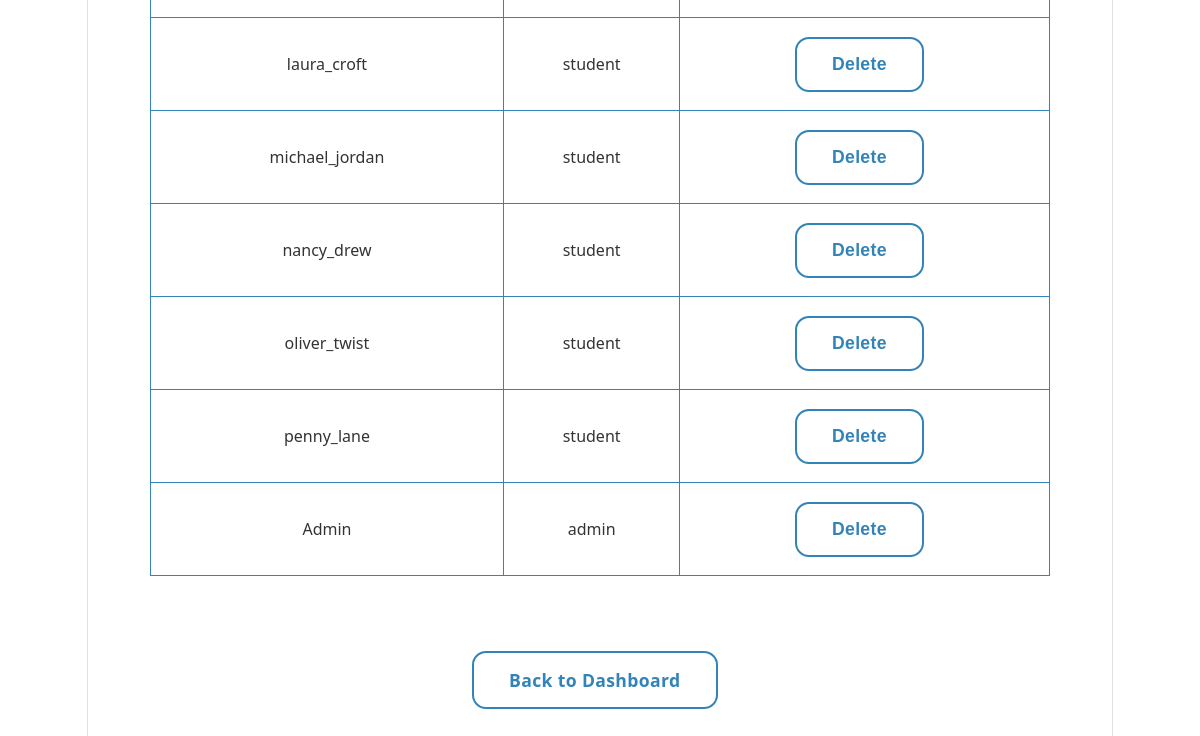
/manage_users (signed in, lower part), run on an earlier commit of the app's database.
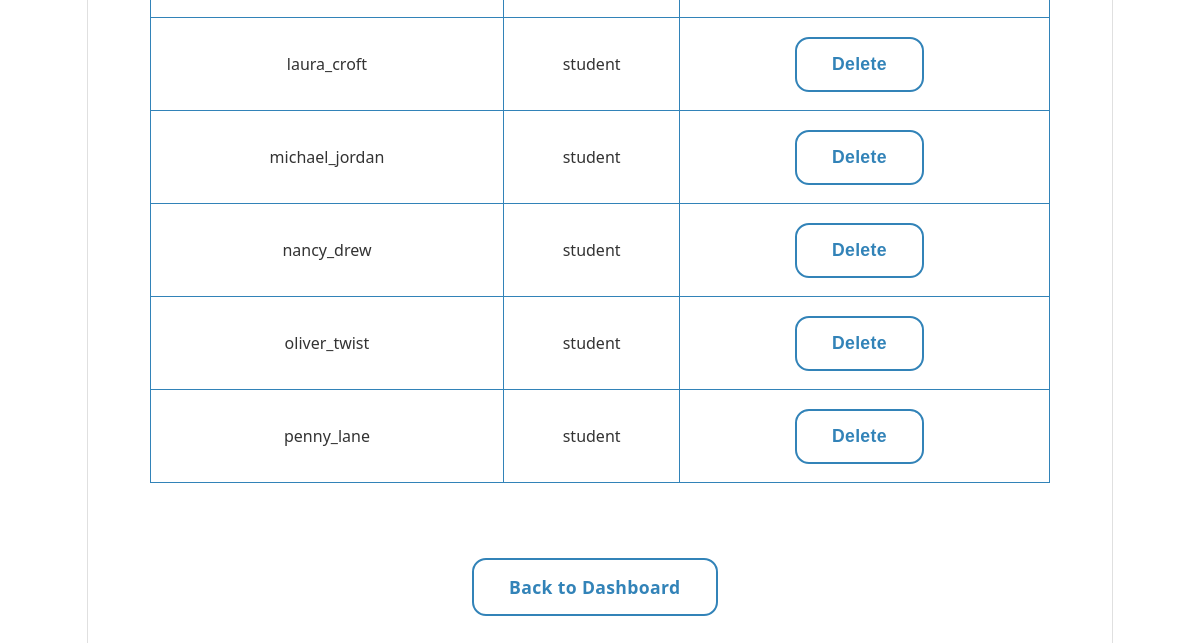
And on a later commit of the database.
### tables this page shows
CREATE TABLE users (
    id INTEGER PRIMARY KEY,
    username TEXT UNIQUE,
    password TEXT,
    role TEXT
);

### app.py (the view, shortened to what this page needs)
@app.route('/manage_users', methods=['GET','POST'])
def manage_users():
    if not is_admin():
        return redirect(url_for('login'))
    conn = get_db()
    cur = conn.cursor()
    cur.execute("SELECT * FROM users")
    cur.execute("SELECT * FROM users")
    users = cur.fetchall()
    cur.execute("SELECT id, name FROM subjects")
    subjects = cur.fetchall()
    cur.execute('''SELECT enrollments.user_id, enrollments.subject_id
                   FROM enrollments''')
    enrollments = cur.fetchall()
    return render_template('manage_users.html',
                         users=users,
                         subjects=subjects,
                         enrollments=enrollments)

### app.py (called while the page is built)
def is_admin():
    return session.get('role') == 'admin'

### templates/manage_users.html (shortened to what this page needs)
<!DOCTYPE html>
<html>
<head>
    <link rel="stylesheet" href="/static/styles.css">
</head>
<body>
    <div class="center-wrapper">
        <div class="dashboard-container card-3d">
            <div class="table-wrapper">
                <table>
                    {% for user in users %}
                    <tr>
                        <td>{{ user['username'] }}</td>
                        <td>{{ user['role'] }}</td>
                        <td class="table-actions">
                            <form method="post" action="/delete_user" style="display:inline;">
                                <button class="btn-3d" type="submit" onclick="return confirm('Delete this user?');">Delete</button>
                            </form>
                        </td>
                    </tr>
                    {% endfor %}
                </table>
            </div>
            <div class="action-buttons">
                <a class="btn-3d" href="/admin">Back to Dashboard</a>
            </div>
        </div>
    </div>
</body>
</html>

### static/styles.css (style rules this page uses)
body { background: #ffffff; font-family: 'Segoe UI', 'Arial', sans-serif; color: hsl(0, 0%, 15%); margin: 0; padding: 0; min-height: 100vh; }
.dashboard-container { padding: 2.5em 2em; background: #ffffff; border-radius: 24px; max-width: 1200px; box-shadow: 0 8px 32px rgba(255, 255, 255, 0.3), 0 0 0 1px rgba(255, 255, 255, 0.1); width: 90%; margin: 2em auto; display: flex; flex-direction: column; align-items: center; border: 1px solid #e0e0e0; }
.center-wrapper { display: flex; align-items: center; justify-content: center; min-height: 100vh; }
.card-3d { background: #ffffff; border-radius: 24px; box-shadow: 0 6px 24px rgba(255, 255, 255, 0.3), 0 0 0 1px rgba(255, 255, 255, 0.1); width: 80%; border: 1px solid #e0e0e0; }
.btn-3d { background: #ffffff; color: hsl(204, 57%, 46%); border: 2px solid hsl(204, 57%, 46%); border-radius: 14px; padding: 0.85em 2em; font-size: 1.1em; font-weight: 600; box-shadow: 0 6px 20px rgba(255, 255, 255, 0.3); transition: transform 0.12s, box-shadow 0.12s; cursor: pointer; letter-spacing: 0.02em; margin: 0.6em 0.6em 0.6em 0; display: inline-block; text-align: center; text-decoration: none; }
.action-buttons { margin-top: 2em; text-align: center; }
.table-wrapper { width: 100%; max-width: 900px; overflow-x: auto; margin: 0 auto; }
table { width: 100%; max-width: 900px; border-collapse: collapse; margin: 1em auto 2em; }
.dashboard-container { max-width: 1200px; margin: 2em auto; padding: 2.5em 2em; }

What changed in the data, as far as the page shows it:
removed users: username "Admin", role "admin"
